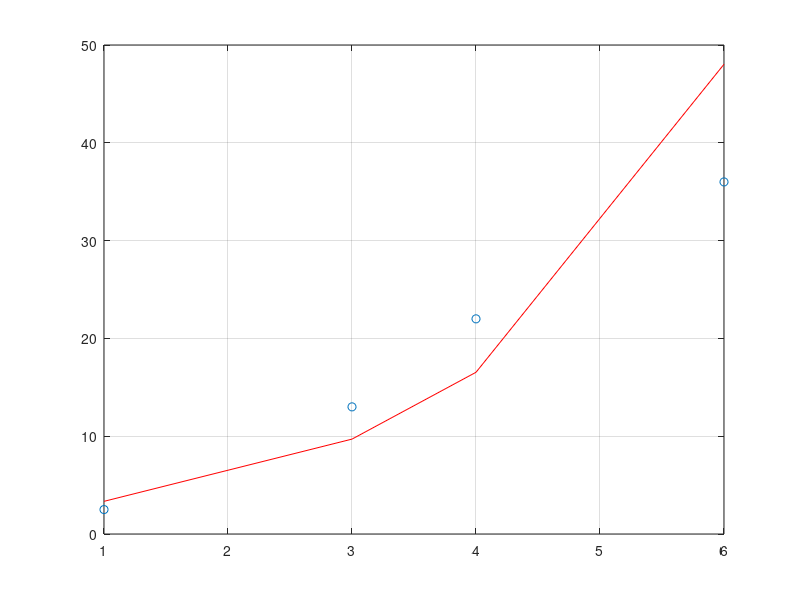

This figure's MATLAB source:
clear
clc

x = [1 3 4 6];
y = [2.5 13 22 36];
% número de pontos
n = length(x);
% No caso exponencial, M é sempre 1 (problema está linearizado)
M = 1

z = log(y) %log(y) já realiza a operação vetorial

for i = 1 : M + 1
  for j = 1 : M + 1
    a(i,j) = 0;
    for k = 1 : n
       a(i,j) += x(k)^(j+i-2);
    endfor
  endfor
  b(i) = 0;
  for k = 1 : n
    b(i) += z(k)*x(k)^(i-1);
  endfor
endfor

printf("Matriz A:\n");
a
printf("Vetor B:\n");
b
printf("Determinante de A:\n");
d = det(a)
printf("Condicionamento de A:\n");
n_cond = cond(a)
% resolve o sistema linear
c = a\b';

% vetor inteiro deve ser operado com exponencial
printf("Vetor C de coeficientes:\n");
c = exp(c)

% gera o vetor g(x) para construção do gráfico
for i = 1 : n
  g(i) = c(1) * c(2) ^ x(i);
endfor

printf("Vetor G de aproximações g(x):\n");
g

erro = 0;
for i = 1 : n
  erro += (g(i) - y(i))^2;
endfor
printf("Vetor E de erro [g(x) - y(x)]²:\n");
erro

%plotando os pontos da tabela original
plot(x,y,'o')
grid
hold on
%plotando a curva de aproximação
plot(x,g,'r')
